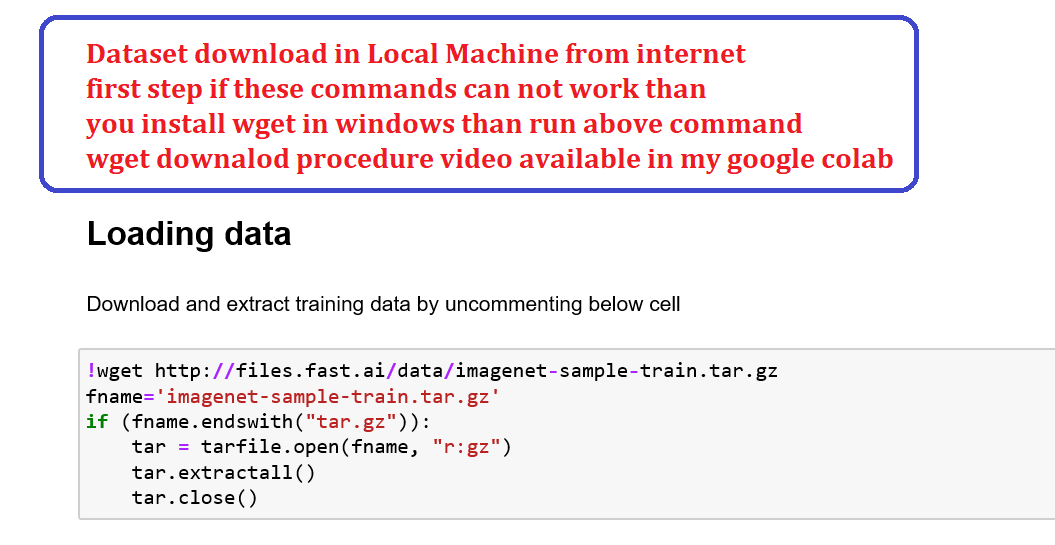
#> input picture Internet_Dataset_download_localmachine_inwindows.png, 1055 x 545 px, given in place of baboon.png, which was not available
$ jupyter execute STUDENTS_LAB_ADD_TWO_IMAGES_AND_RESHAP.ipynb   (shell and % lines are left out)
#> lines starting #> are read from the running program, lines starting #| are printed output that depends on the picture; pictures that were not available may be replaced by others from this repository, and a replacement may not be noted
[cell 1]
from google.colab import files
uploaded = files.upload()
#> the answer given: Internet_Dataset_download_localmachine_inwindows.png

[cell 2]
import cv2
import numpy as np
from matplotlib import pyplot as plt

[cell 3]
from PIL import Image
image1 = Image.open('baboon.png')
#> image1 is the input picture: PIL image 1055x545 RGB; mean R, G, B 243.6, 236.2, 238.9
image2 = Image.open('barbara.png')
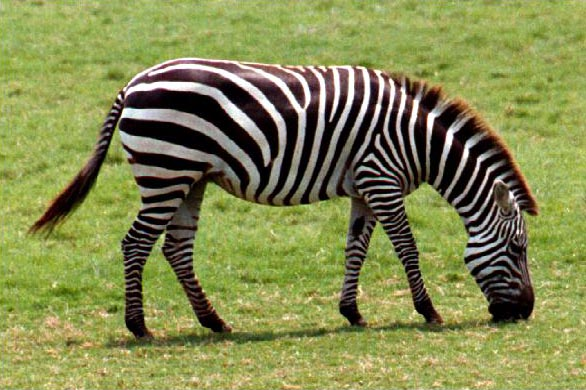
#> input picture zebra.png, 586 x 390 px, given in place of barbara.png, which was not available
#> image2 is the input picture: PIL image 586x390 RGB; mean R, G, B 132.4, 138.3, 80.4
image1 = image1.resize((426, 240))
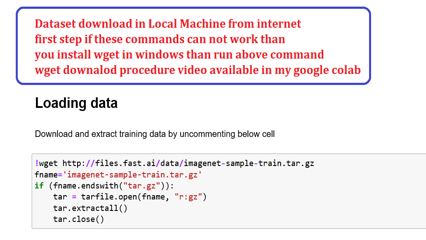
#> image1: PIL image 426x240 RGB; mean R, G, B 243.5, 235.9, 238.6
image1_size = image1.size
#> image1_size = (426, 240)
image2_size = image2.size
#> image2_size = (586, 390)
new_image = Image.new('RGB',(2*image1_size[0], image1_size[1],), (250,250,250))
#> new_image: PIL image 852x240 RGB; every value is 250
new_image.paste(image1,(0,0))
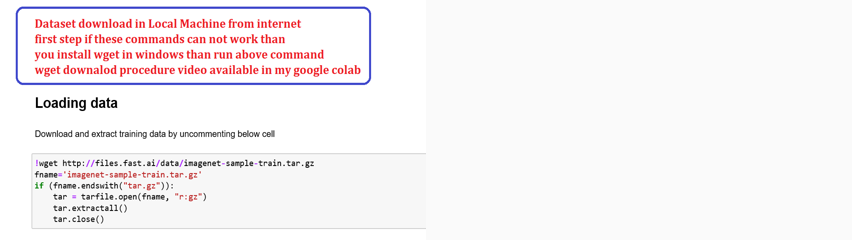
#> new_image: PIL image 852x240 RGB; mean R, G, B 246.7, 242.9, 244.3
new_image.paste(image2,(image1_size[0],0))
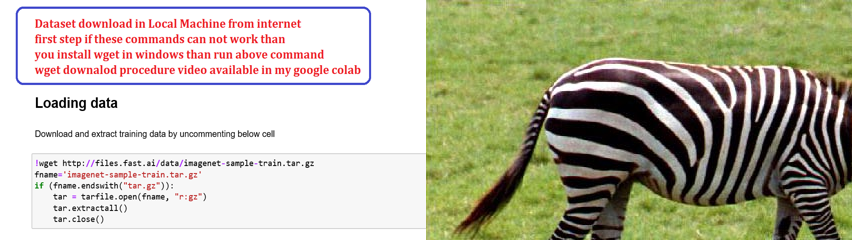
#> new_image: PIL image 852x240 RGB; mean R, G, B 184.2, 182.8, 161
new_image.save("STUDENTS_RESULTANT_IMAGE.png","PNG")
#new_image.show()

[cell 4]
imga = cv2.imread("baboon.png")
img_cvt= cv2.cvtColor(imga, cv2.COLOR_BGRA2RGB)
plt.imshow(imga)
plt.show()

[cell 5]
imgb = cv2.imread("barbara.png")
img_cvt= cv2.cvtColor(imgb, cv2.COLOR_BGRA2RGB)
plt.imshow(imgb)
plt.show()

[cell 6]
img2 = cv2.imread("STUDENTS_RESULTANT_IMAGE.png")
img_cvt= cv2.cvtColor(img2, cv2.COLOR_BGRA2RGB)
plt.imshow(img2)
plt.show()
